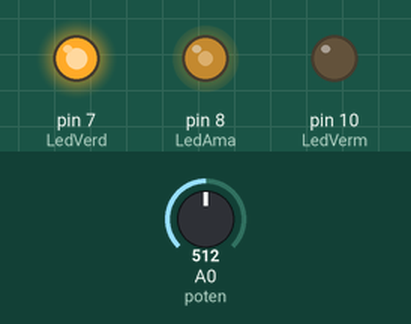
Bench run of a sketch on a simulated Arduino Uno, built with avr-gcc and run on an emulated ATmega328P. Parts: output pins drawn as LEDs (lit = HIGH). The inputs (shaded band) are chosen by the test bench; at power-on: A0 (poten) = 512. What the sketch prints to the serial monitor is not drawn.

Above: at 0.78 s.
1.3 s: A0 (poten) set to 349
4.3 s: A0 (poten) set to 332
At 4.8 s:
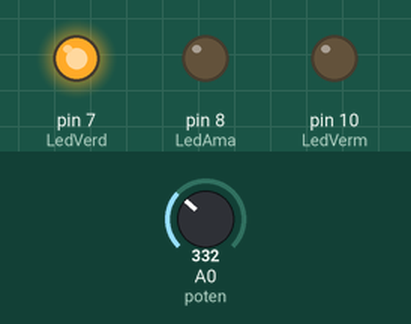
5.8 s: A0 (poten) set to 351
At 6.06 s:
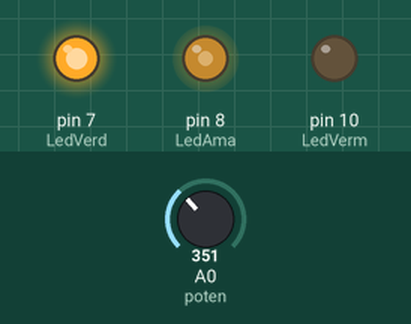
8.8 s: A0 (poten) set to 670
11.8 s: A0 (poten) set to 690
At 12.8 s:
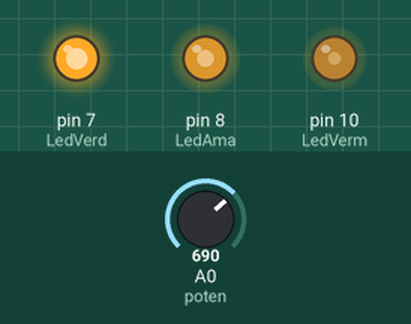
14.8 s: A0 (poten) set to 0
At 15.5 s:
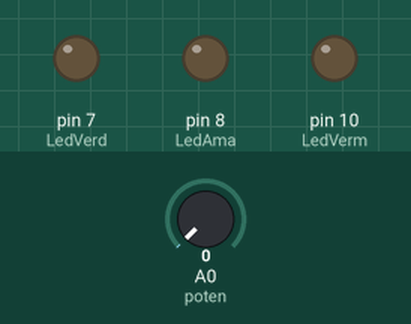
Timing chart, 0 to 17.3 s (numbered marks = the images above; inputs shaded):
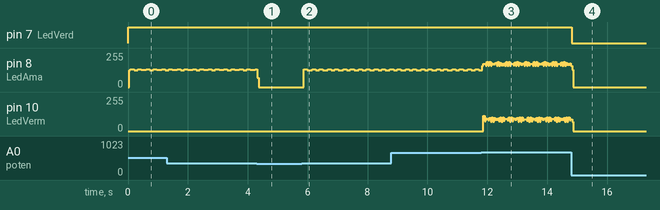

Measured:
- the behaviour switches between 341 and 340 on A0 (poten) (found by bisection; images 0 and 1)
- the behaviour switches between 681 and 682 on A0 (poten) (found by bisection; images 2 and 3)
- after the input at 5.8 s, pin 8 (LedAma): 0/255 → 135/255 after 0.07 s, then repeats every 0.52 s: 127/255 0.16 s, 135/255 0.12 s, 125/255 0.12 s, 135/255 0.12 s
- after the input at 14.8 s, pin 7 (LedVerd): HIGH → LOW at once
- by itself, pin 8 (LedAma): repeats every 0.52 s: 128/255 0.16 s, 135/255 0.12 s, 125/255 0.12 s, 134/255 0.12 s

The sketch:

potenciometro_LED.ino
```cpp
int poten = 0;
int LedVerm = 10;
int LedAma = 8;
int LedVerd = 7;

void setup()
{
  Serial.begin(9600);
  pinMode(LedAma, OUTPUT);
  pinMode(LedVerd, OUTPUT);
  pinMode(LedVerm, OUTPUT);
}

void loop()
{
  int val = analogRead(poten);
 if ( val == 0)
 {
   digitalWrite(LedVerd, LOW);
   digitalWrite(LedAma, LOW);
   digitalWrite(LedVerm, LOW);
   Serial.println(val);
 }
 if ( val > 0)
 {
   digitalWrite(LedVerd, HIGH);
   digitalWrite(LedAma, LOW);
   digitalWrite(LedVerm, LOW);
   Serial.println(val);

 }
 if (val >= 341)
 {
   digitalWrite(LedVerd, HIGH);
   digitalWrite(LedAma, HIGH);
   digitalWrite(LedVerm, LOW);
   Serial.println(val);

 }
 if (val >= 682)
 {
   digitalWrite(LedVerd, HIGH);
   digitalWrite(LedAma, HIGH);
   digitalWrite(LedVerm, HIGH);
   Serial.println(val);
 }

}
```
